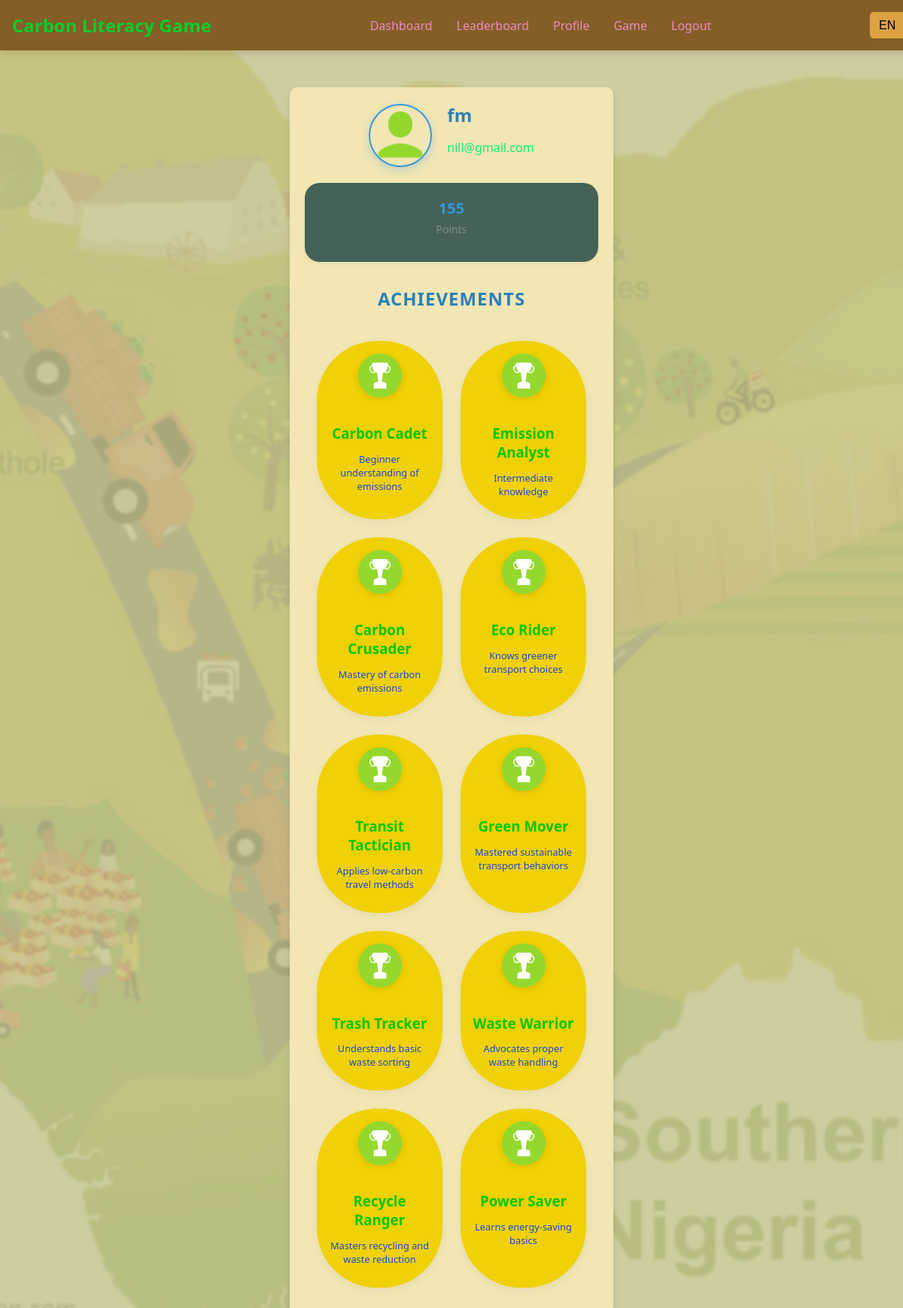
The page /profile (signed in) on the database its author committed.
### tables this page shows
CREATE TABLE users (id INTEGER PRIMARY KEY, username TEXT, email TEXT, password TEXT, points INTEGER DEFAULT 0);

### app.py (the view)
@app.route("/profile")
def profile():
    if "user_id" not in session:
        return redirect(url_for("login"))
    conn = get_db_connection()
    user = conn.execute(
        "SELECT username, email, points FROM users WHERE id = ?", (session["user_id"],)
    ).fetchone()
    badges_data = conn.execute(
        "SELECT badge_name FROM user_badges WHERE user_id = ?", (session["user_id"],)
    ).fetchall()
    conn.close()
    badges = []
    for row in badges_data:
        badge_key = row["badge_name"]
        name, description = BADGES.get(badge_key, ("Unknown Badge", "No description available"))
        badges.append({
            "icon_url": url_for("static", filename="images/badges/badge.png"),
            "name": name,
            "description": description
        })
    return render_template("profile.html", user=user, badges=badges)

### app.py (called while the page is built)
def get_locale():
    return session.get("language", "en")

@app.before_request
def load_ui_text():
    lang = session.get("language", "en")
    g.ui_text = load_ui_translations(lang)
    g.category_text = load_category_translations(lang)

@app.context_processor
def inject_globals():
    return {
"current_locale": get_locale(),
"ui_text": getattr(g, "ui_text", {}),
"category_text": getattr(g, "category_text", {}),
}

def load_ui_translations(lang):
    file_path = os.path.join(os.path.dirname(__file__), "translations", "ui_translations.json")
    if not os.path.exists(file_path):
        return {}
    with open(file_path, "r", encoding="utf-8") as file:
        try:
            translations = json.load(file)
            return translations.get(lang, translations.get("en", {}))
        except json.JSONDecodeError as e:
            return {}

def load_category_translations(lang):
    with open("translations/category_translations.json", "r", encoding="utf-8") as file:
        translations = json.load(file)
    return translations.get(lang, translations["en"])  # fallback to English

def get_db_connection():
    conn = sqlite3.connect(DATABASE, timeout=10, check_same_thread=False)
    conn.row_factory = sqlite3.Row
    return conn

### templates/profile.html (shortened to what this page needs)
{% extends "base.html" %}
{% block content %}
<div class="user-profile">
    <div class="profile-header">
        <img src="{{ url_for('static', filename='images/profile.png') }}"
             alt="{{ user.username }}" class="avatar">
        <div class="profile-info">
            <h1 class="username">{{ user.username }}</h1>
            <p class="email">{{ user.email }}</p>
        </div>
    </div>
    <div class="profile-stats">
        <div class="stat">
            <h3>{{ user.points }}</h3>
            <p>{{ ui_text.get('points') }}</p>
        </div>
    </div>
    <div class="badges-section">
        <h2 class="section-title">{{ ui_text.get('achievements') }}</h2>
        {% if badges %}
        <div class="badges-grid">
            {% for badge in badges %}
            <div class="badge">
                <img src="{{ badge.icon_url }}" alt="{{ badge.name }}" class="badge-icon">
                <h3 class="badge-name">{{ badge.name }}</h3>
                <p class="badge-desc">{{ badge.description }}</p>
            </div>
            {% endfor %}
        </div>
        {% else %}
        <div class="no-badges">
            <i class="fas fa-trophy fa-2x" style="color: #f39c12;"></i>
            <p>No badges earned yet. Complete challenges to earn your first badge!</p>
            <a href="{{ url_for('main') }}" class="play-button">Play the Carbon Literacy Game</a>
        </div>
        {% endif %}
    </div>
</div>
{% endblock %}

### static/css/base.css (style rules this page uses)
body { font-family: 'Arial', sans-serif; margin: 0; padding: 0; min-height: 100vh; background-color: #1d1da0; color: white; }
h1 { margin-bottom: 20px; font-size: 24px; }
.user-profile { max-width: 800px; margin: 20px auto; padding: 20px; background: #f2e6b4; border-radius: 10px; box-shadow: 0 4px 8px rgba(0, 0, 0, 0.1); text-align: center; color: #333; }
.profile-header { display: flex; align-items: center; gap: 20px; margin-bottom: 20px; justify-content: center; position: relative; z-index: 1; }
.avatar { width: 80px; height: 80px; border-radius: 50%; border: 2px solid #3498db; object-fit: cover; box-shadow: 0 4px 12px rgba(52, 152, 219, 0.3); }
.profile-info { text-align: left; color: #2c3e50; }
.profile-info .username { font-size: 24px; font-weight: 600; margin: 0; color: #2980b9; }
.profile-info .email { font-size: 16px; color: #0bf07a; }
.profile-stats { display: flex; justify-content: center; margin-bottom: 20px; gap: 30px; flex-wrap: wrap; }
.profile-stats .stat { background-color: #446257; padding: 20px; border-radius: 20px; box-shadow: 0 2px 6px rgba(0, 0, 0, 0.05); text-align: center; transition: transform 0.3s ease, box-shadow 0.3s ease; min-width: 350px; }
.profile-stats .stat h3 { margin: 0; font-size: 20px; color: #3498db; }
.profile-stats .stat p { margin-top: 5px; font-size: 14px; color: #7f8c8d; }
.badges-section { text-align: center; margin-top: 2rem; }
.badges-section h2 { font-size: 24px; color: #2980b9; margin-bottom: 1.5rem; text-transform: uppercase; letter-spacing: 1px; }
.badges-grid { display: grid; grid-template-columns: repeat(auto-fill, minmax(150px, 1fr)); gap: 1.5rem; padding: 1rem; }
.badge { background: #f0d106; border-radius: 80px; padding: 1rem; transition: transform 0.3s ease, box-shadow 0.3s ease; box-shadow: 0 4px 12px rgba(0, 0, 0, 0.05); }
.badge-icon { width: 60px; height: 60px; margin: 0 auto 10px; object-fit: contain; filter: drop-shadow(0 2px 4px rgba(0, 0, 0, 0.1)); }
.badge-name { font-weight: 600; color: #02c505; margin-bottom: 0.5rem; }
.badge-desc { font-size: 0.8rem; color: #1647d9; }
body { background: linear-gradient(to right, #e0f7fa, #f1f8e9); font-family: 'Segoe UI', sans-serif; color: #333; margin: 0; padding: 0; }

### rows shown on the page
users: username "fm", email "nill@gmail.com", points "155"

### other values the page prints
{{ ui_text.dashboard }} "Dashboard"
{{ ui_text.leaderboard }} "Leaderboard"
{{ ui_text.profile }} "Profile"
{{ ui_text.game }} "Game"
{{ ui_text.logout }} "Logout"
{{ ui_text.get('points') }} "Points"
{{ ui_text.get('achievements') }} "ACHIEVEMENTS"
{{ badge.name }} "Carbon Cadet" "Emission Analyst" "Carbon Crusader" "Eco Rider" "Transit Tactician" "Green Mover" "Trash Tracker" "Waste Warrior" "Recycle Ranger" "Power Saver"
{{ badge.description }} "Beginner understanding of emissions" "Intermediate knowledge" "Mastery of carbon emissions" "Knows greener transport choices" "Applies low-carbon travel methods" "Mastered sustainable transport behaviors" "Understands basic waste sorting" "Advocates proper waste handling" "Masters recycling and waste reduction" "Learns energy-saving basics"
